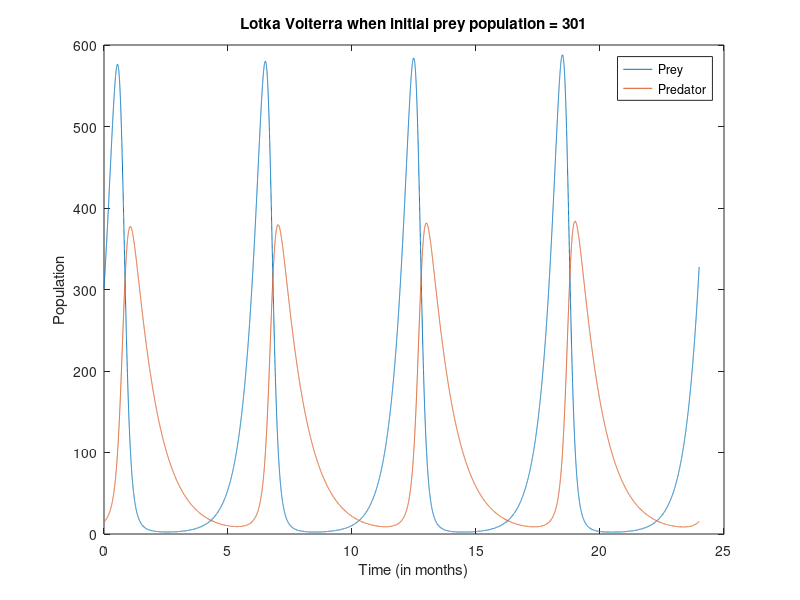
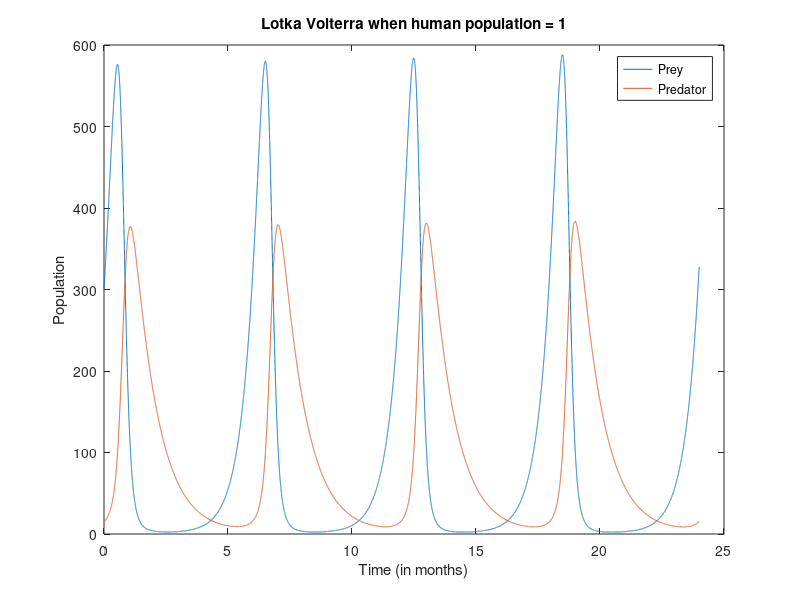
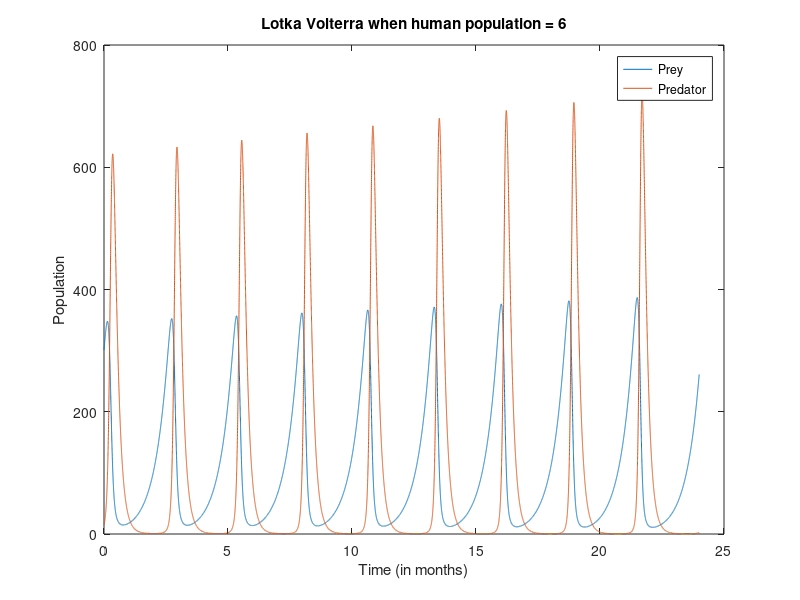
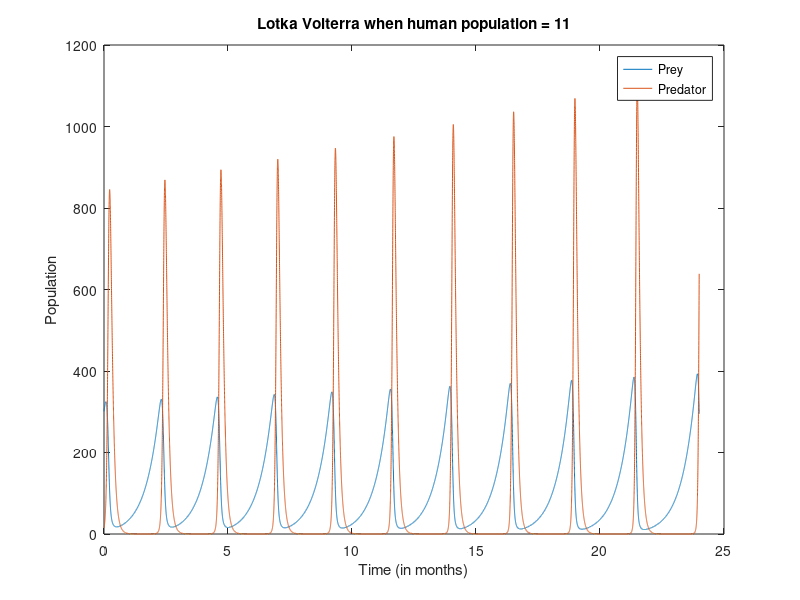

The MATLAB script that drew these images, in order:
% Sophia Szady
% CS346 Computational Modeling
% HW 2 Exercise 1
% October 17, 2023

% Modeling a Lotka-Volterra Model between tuna (prey species Y), sharks
% (predator species P), and humans (H) that hunts both

% initial populations of the three species
init_Y_population = 100;
init_P_population = 15;
H_population = 1; % starting value at 1 so it doesn't impact the equations

% birth rates for the predator and prey
birth_rate_Y = 2;
birth_rate_P = 0.01;

% death rates for the predator and prey
death_rate_Y = 0.02;
death_rate_P = 1.06;

time_step = 0.001; % small time step for a more accurate model
num_steps = 24; % modeled in months so 24 months is 2 years

% creating arrays for the populations of the prey and predator over time 
Y_pop = zeros(num_steps/time_step,1); 
P_pop = zeros(num_steps/time_step,1);


% number of times the loop will be run
loop_iter = num_steps/time_step;

%running the simulation where Lotka-Volterra equations will be used to
%calculate the change in population in the predator-prey model
for j = 1:75:301
    %increasing the initial prey population from 1-200 by intervals of 50
    init_Y_population = j;
    Y_pop(1) = init_Y_population;
    P_pop(1) = init_P_population;
    for i = 2:loop_iter
       Y_change = ((birth_rate_Y*Y_pop(i-1)) - (death_rate_Y*P_pop(i-1)*Y_pop...
       (i-1) + death_rate_Y*Y_pop(i-1)*H_population))*time_step;
       P_change = ((birth_rate_P*Y_pop(i-1)*P_pop(i-1)*H_population)... 
       - (death_rate_P*P_pop(i-1)*H_population))*time_step;
       Y_pop(i) = Y_pop(i-1) + Y_change;
       P_pop(i) = P_pop(i-1) + P_change;
    end
    
    % plotting the original parameter Lotka-Volterra model
    %figure
    plot(0:time_step:num_steps-time_step,Y_pop, 0:time_step:num_steps-...
    time_step, P_pop) 
    title(sprintf("Lotka Volterra when initial prey population = %d", j))
    legend("Prey","Predator")
    xlabel("Time (in months)")
    ylabel("Population")
end

for j = 1:5:25
    %increasing the initial prey population from 1-200 by intervals of 50
    H_population = j;
    for i = 2:loop_iter
       Y_change = ((birth_rate_Y*Y_pop(i-1)) - (death_rate_Y*P_pop(i-1)*Y_pop...
       (i-1) + death_rate_Y*Y_pop(i-1)*H_population))*time_step;
       P_change = ((birth_rate_P*Y_pop(i-1)*P_pop(i-1)*H_population)... 
       - (death_rate_P*P_pop(i-1)*H_population))*time_step;
       Y_pop(i) = Y_pop(i-1) + Y_change;
       P_pop(i) = P_pop(i-1) + P_change;
    end
    
    % plotting the original parameter Lotka-Volterra model
    figure
    plot(0:time_step:num_steps-time_step,Y_pop, 0:time_step:num_steps-...
    time_step, P_pop) 
    title(sprintf("Lotka Volterra when human population = %d", j))
    legend("Prey","Predator")
    xlabel("Time (in months)")
    ylabel("Population")
end
